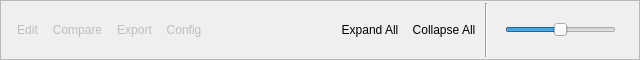
<?xml version="1.0" encoding="UTF-8"?>
<ui version="4.0">
 <class>AMDataViewActionsBar</class>
 <widget class="QFrame" name="AMDataViewActionsBar">
  <property name="geometry">
   <rect>
    <x>0</x>
    <y>0</y>
    <width>640</width>
    <height>60</height>
   </rect>
  </property>
  <property name="windowTitle">
   <string>Frame</string>
  </property>
  <property name="frameShape">
   <enum>QFrame::StyledPanel</enum>
  </property>
  <property name="frameShadow">
   <enum>QFrame::Raised</enum>
  </property>
  <layout class="QHBoxLayout" name="horizontalLayout">
   <property name="spacing">
    <number>5</number>
   </property>
   <property name="topMargin">
    <number>2</number>
   </property>
   <property name="bottomMargin">
    <number>2</number>
   </property>
   <item>
    <layout class="QHBoxLayout" name="horizontalLayout_4">
     <property name="topMargin">
      <number>0</number>
     </property>
     <property name="rightMargin">
      <number>0</number>
     </property>
     <property name="bottomMargin">
      <number>0</number>
     </property>
     <item>
      <widget class="QToolButton" name="openSeparateEditorButton">
       <property name="enabled">
        <bool>false</bool>
       </property>
       <property name="toolTip">
        <string>Open in Separate Editors</string>
       </property>
       <property name="styleSheet">
        <string notr="true">QToolButton:hover {
	border-top: 1px solid transparent;
}

QToolButton:pressed {
border-top: 3px solid transparent;
}

QToolButton {
border: none;
}

</string>
       </property>
       <property name="text">
        <string>Edit</string>
       </property>
       <property name="icon">
        <iconset resource="../../icons/icons.qrc">
         <normaloff>:/32x32/edit-find-replace.png</normaloff>:/32x32/edit-find-replace.png</iconset>
       </property>
       <property name="iconSize">
        <size>
         <width>32</width>
         <height>32</height>
        </size>
       </property>
       <property name="toolButtonStyle">
        <enum>Qt::ToolButtonTextUnderIcon</enum>
       </property>
       <property name="autoRaise">
        <bool>true</bool>
       </property>
      </widget>
     </item>
     <item>
      <widget class="QToolButton" name="openSameEditorButton">
       <property name="enabled">
        <bool>false</bool>
       </property>
       <property name="toolTip">
        <string>Open in Same Editor</string>
       </property>
       <property name="styleSheet">
        <string notr="true">QToolButton:hover {
	border-top: 1px solid transparent;
}

QToolButton:pressed {
border-top: 3px solid transparent;
}

QToolButton {
border: none;
}

</string>
       </property>
       <property name="text">
        <string>Compare</string>
       </property>
       <property name="icon">
        <iconset resource="../../icons/icons.qrc">
         <normaloff>:/32x32/preferences-desktop-theme.png</normaloff>:/32x32/preferences-desktop-theme.png</iconset>
       </property>
       <property name="iconSize">
        <size>
         <width>32</width>
         <height>32</height>
        </size>
       </property>
       <property name="toolButtonStyle">
        <enum>Qt::ToolButtonTextUnderIcon</enum>
       </property>
      </widget>
     </item>
     <item>
      <widget class="QToolButton" name="exportButton">
       <property name="enabled">
        <bool>false</bool>
       </property>
       <property name="styleSheet">
        <string notr="true">QToolButton:hover {
	border-top: 1px solid transparent;
}

QToolButton:pressed {
border-top: 3px solid transparent;
}

QToolButton {
border: none;
}

</string>
       </property>
       <property name="text">
        <string>Export</string>
       </property>
       <property name="icon">
        <iconset resource="../../icons/icons.qrc">
         <normaloff>:/32x32/system-file-manager.png</normaloff>:/32x32/system-file-manager.png</iconset>
       </property>
       <property name="iconSize">
        <size>
         <width>32</width>
         <height>32</height>
        </size>
       </property>
       <property name="toolButtonStyle">
        <enum>Qt::ToolButtonTextUnderIcon</enum>
       </property>
      </widget>
     </item>
     <item>
      <widget class="QToolButton" name="scanConfigurationButton">
       <property name="enabled">
        <bool>false</bool>
       </property>
       <property name="toolTip">
        <string>Show the configuration for the selected scan(s).</string>
       </property>
       <property name="styleSheet">
        <string notr="true">QToolButton:hover {
	border-top: 1px solid transparent;
}

QToolButton:pressed {
border-top: 3px solid transparent;
}

QToolButton {
border: none;
}

</string>
       </property>
       <property name="text">
        <string>Config</string>
       </property>
       <property name="icon">
        <iconset resource="../../icons/icons.qrc">
         <normaloff>:/32x32/hammer-wrench.png</normaloff>:/32x32/hammer-wrench.png</iconset>
       </property>
       <property name="iconSize">
        <size>
         <width>32</width>
         <height>32</height>
        </size>
       </property>
       <property name="toolButtonStyle">
        <enum>Qt::ToolButtonTextUnderIcon</enum>
       </property>
       <property name="autoRaise">
        <bool>true</bool>
       </property>
      </widget>
     </item>
    </layout>
   </item>
   <item>
    <spacer name="horizontalSpacer_3">
     <property name="orientation">
      <enum>Qt::Horizontal</enum>
     </property>
     <property name="sizeHint" stdset="0">
      <size>
       <width>126</width>
       <height>20</height>
      </size>
     </property>
    </spacer>
   </item>
   <item>
    <layout class="QHBoxLayout" name="horizontalLayout_5">
     <property name="topMargin">
      <number>0</number>
     </property>
     <property name="bottomMargin">
      <number>0</number>
     </property>
     <item>
      <widget class="QToolButton" name="expandAllButton">
       <property name="styleSheet">
        <string notr="true">QToolButton:hover {
	border: 1px solid transparent;
}

QToolButton:pressed {
	border: 1px solid gray;
background-color: qlineargradient(spread:pad, x1:0, y1:0, x2:0, y2:1, stop:0 rgba(233, 233, 233, 255), stop:0.502513 rgba(199, 198, 198, 255), stop:1 rgba(163, 162, 162, 255));
}

QToolButton {
border: none;
}

</string>
       </property>
       <property name="text">
        <string>Expand All</string>
       </property>
       <property name="icon">
        <iconset resource="../../icons/icons.qrc">
         <normaloff>:/32x32/list-add.png</normaloff>:/32x32/list-add.png</iconset>
       </property>
       <property name="iconSize">
        <size>
         <width>32</width>
         <height>32</height>
        </size>
       </property>
       <property name="toolButtonStyle">
        <enum>Qt::ToolButtonTextUnderIcon</enum>
       </property>
      </widget>
     </item>
     <item>
      <widget class="QToolButton" name="collapseAllButton">
       <property name="styleSheet">
        <string notr="true">QToolButton:hover {
	border: 1px solid transparent;
}

QToolButton:pressed {
	border: 1px solid gray;
background-color: qlineargradient(spread:pad, x1:0, y1:0, x2:0, y2:1, stop:0 rgba(233, 233, 233, 255), stop:0.502513 rgba(199, 198, 198, 255), stop:1 rgba(163, 162, 162, 255));
}

QToolButton {
border: none;
}

</string>
       </property>
       <property name="text">
        <string>Collapse All</string>
       </property>
       <property name="icon">
        <iconset resource="../../icons/icons.qrc">
         <normaloff>:/32x32/list-remove.png</normaloff>:/32x32/list-remove.png</iconset>
       </property>
       <property name="iconSize">
        <size>
         <width>32</width>
         <height>32</height>
        </size>
       </property>
       <property name="toolButtonStyle">
        <enum>Qt::ToolButtonTextUnderIcon</enum>
       </property>
      </widget>
     </item>
    </layout>
   </item>
   <item>
    <widget class="QFrame" name="frame">
     <property name="frameShape">
      <enum>QFrame::VLine</enum>
     </property>
     <property name="frameShadow">
      <enum>QFrame::Sunken</enum>
     </property>
    </widget>
   </item>
   <item>
    <widget class="QLabel" name="sizeIconSmall">
     <property name="maximumSize">
      <size>
       <width>12</width>
       <height>12</height>
      </size>
     </property>
     <property name="pixmap">
      <pixmap resource="../../icons/icons.qrc">:/32x32/folder.png</pixmap>
     </property>
     <property name="scaledContents">
      <bool>true</bool>
     </property>
    </widget>
   </item>
   <item>
    <widget class="QSlider" name="sizeSlider">
     <property name="maximumSize">
      <size>
       <width>200</width>
       <height>16777215</height>
      </size>
     </property>
     <property name="maximum">
      <number>100</number>
     </property>
     <property name="value">
      <number>50</number>
     </property>
     <property name="orientation">
      <enum>Qt::Horizontal</enum>
     </property>
    </widget>
   </item>
   <item>
    <widget class="QLabel" name="sizeIconLarge">
     <property name="maximumSize">
      <size>
       <width>24</width>
       <height>24</height>
      </size>
     </property>
     <property name="pixmap">
      <pixmap resource="../../icons/icons.qrc">:/32x32/folder.png</pixmap>
     </property>
     <property name="scaledContents">
      <bool>true</bool>
     </property>
    </widget>
   </item>
  </layout>
 </widget>
 <resources>
  <include location="../../icons/icons.qrc"/>
  <include location="../../icons/icons.qrc"/>
  <include location="../../icons/icons.qrc"/>
  <include location="../../icons/icons.qrc"/>
  <include location="../../icons/icons.qrc"/>
  <include location="../../icons/icons.qrc"/>
  <include location="../../icons/icons.qrc"/>
  <include location="../../icons/icons.qrc"/>
  <include location="../../icons/icons.qrc"/>
  <include location="../../icons/icons.qrc"/>
 </resources>
 <connections/>
</ui>
